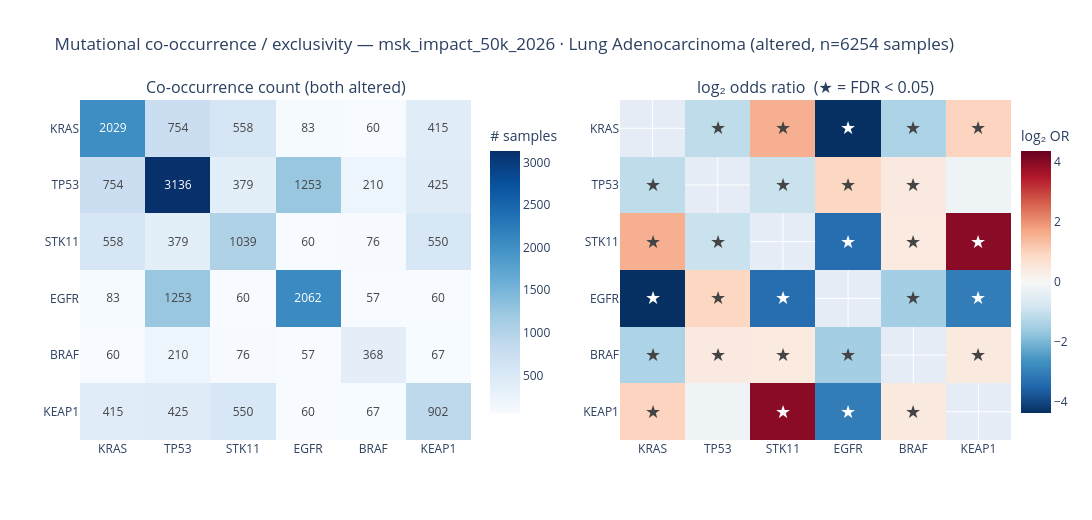

The notebook cell this image was saved under:
### Markdown cell above
## 4. Side-by-side heatmaps (counts + significance-colored odds ratio)

### Code cell
def cooccurrence_figure(count, log2or, qval, study_id, cancer_type, n, unit="patients",
                        alterations="mutation", sig=0.05):
    title_ct = cancer_type or "whole study"
    star = qval.map(lambda q: "★" if (pd.notna(q) and q < sig) else "")

    fig = make_subplots(rows=1, cols=2, horizontal_spacing=0.16,
                        subplot_titles=(f"Co-occurrence count (both {alterations})",
                                        f"log₂ odds ratio  (★ = FDR < {sig})"))
    # left: raw counts
    fig.add_trace(go.Heatmap(
        z=count.values, x=count.columns.tolist(), y=count.index.tolist(),
        colorscale="Blues", text=count.values.astype(int), texttemplate="%{text}",
        colorbar=dict(title=f"# {unit}", x=0.43, len=0.9),
        hovertemplate="%{x} & %{y}<br>both = %{z}<extra></extra>"), row=1, col=1)
    # right: log2 OR, diverging & zero-centered; red = co-occur, blue = exclusive
    fig.add_trace(go.Heatmap(
        z=log2or.values, x=log2or.columns.tolist(), y=log2or.index.tolist(),
        colorscale="RdBu_r", zmid=0, text=star.values, texttemplate="%{text}",
        textfont=dict(size=18),
        customdata=np.dstack([count.values, qval.values]),
        colorbar=dict(title="log₂ OR", x=1.0, len=0.9),
        hovertemplate="%{x} & %{y}<br>log2 OR = %{z:.2f}<br>both = %{customdata[0]:.0f}"
                      "<br>q = %{customdata[1]:.3g}<extra></extra>"), row=1, col=2)

    fig.update_layout(height=520, width=1180,
                      title_text=f"Mutational co-occurrence / exclusivity — {study_id} · {title_ct} "
                                 f"({alterations}, n={n} {unit})")
    fig.update_yaxes(autorange="reversed")
    return fig

cooccurrence_figure(count, log2or, qval, STUDY_ID, CANCER_TYPE, n_units,
                    unit=unit, alterations=ALTERATIONS).show()

### Figure 1 — Plotly figure (JSON) as saved in the notebook; plotly's stock layout.template omitted (floating-point values rounded to 4 significant figures)
{"data": [{"colorbar": {"len": 0.9, "title": {"text": "# samples"}, "x": 0.43}, "colorscale": [[0, "rgb(247,251,255)"], [0.125, "rgb(222,235,247)"], [0.25, "rgb(198,219,239)"], [0.375, "rgb(158,202,225)"], [0.5, "rgb(107,174,214)"], [0.625, "rgb(66,146,198)"], [0.75, "rgb(33,113,181)"], [0.875, "rgb(8,81,156)"], [1, "rgb(8,48,107)"]], "hovertemplate": "%{x} & %{y}<br>both = %{z}<extra></extra>", "text": [[2029, 754, 558, 83, 60, 415], [754, 3136, 379, 1253, 210, 425], [558, 379, 1039, 60, 76, 550], [83, 1253, 60, 2062, 57, 60], [60, 210, 76, 57, 368, 67], [415, 425, 550, 60, 67, 902]], "texttemplate": "%{text}", "type": "heatmap", "x": ["KRAS", "TP53", "STK11", "EGFR", "BRAF", "KEAP1"], "xaxis": "x", "y": ["KRAS", "TP53", "STK11", "EGFR", "BRAF", "KEAP1"], "yaxis": "y", "z": [[2029.0, 754.0, 558.0, 83.0, 60.0, 415.0], [754.0, 3136.0, 379.0, 1253.0, 210.0, 425.0], [558.0, 379.0, 1039.0, 60.0, 76.0, 550.0], [83.0, 1253.0, 60.0, 2062.0, 57.0, 60.0], [60.0, 210.0, 76.0, 57.0, 368.0, 67.0], [415.0, 425.0, 550.0, 60.0, 67.0, 902.0]]}, {"colorbar": {"len": 0.9, "title": {"text": "log₂ OR"}, "x": 1}, "colorscale": [[0, "rgb(5,48,97)"], [0.1, "rgb(33,102,172)"], [0.2, "rgb(67,147,195)"], [0.3, "rgb(146,197,222)"], [0.4, "rgb(209,229,240)"], [0.5, "rgb(247,247,247)"], [0.6, "rgb(253,219,199)"], [0.7, "rgb(244,165,130)"], [0.8, "rgb(214,96,77)"], [0.9, "rgb(178,24,43)"], [1, "rgb(103,0,31)"]], "customdata": [2029.0, NaN, 754.0, 8.678e-46, 558.0, 3.388e-54, 83.0, 5.723e-304, 60.0, 1.255e-12, 415.0, 7.657e-20, 754.0, 8.678e-46, 3136.0, NaN, 379.0, 7.931e-22, 1253.0, 7.287e-32, 210.0, 0.00893, 425.0, 0.05192, 558.0, 3.388e-54, 379.0, 7.931e-22, 1039.0, NaN, 60.0, 3.455e-115, 76.0, 0.04138, 550.0, 3.997e-250, 83.0, 5.723e-304, 1253.0, 7.287e-32, 60.0, 3.455e-115, 2062.0, NaN, 57.0, 1.251e-14, 60.0, 1.431e-90, 60.0, 1.255e-12, 210.0, 0.00893, 76.0, 0.04138, 57.0, 1.251e-14, 368.0, NaN, 67.0, 0.04138, 415.0, 7.657e-20, 425.0, 0.05192, 550.0, 3.997e-250, 60.0, 1.431e-90, 67.0, 0.04138, 902.0, NaN], "hovertemplate": "%{x} & %{y}<br>log2 OR = %{z:.2f}<br>both = %{customdata[0]:.0f}<br>q = %{customdata[1]:.3g}<extra></extra>", "text": [["", "★", "★", "★", "★", "★"], ["★", "", "★", "★", "★", ""], ["★", "★", "", "★", "★", "★"], ["★", "★", "★", "", "★", "★"], ["★", "★", "★", "★", "", "★"], ["★", "", "★", "★", "★", ""]], "textfont": {"size": 18}, "texttemplate": "%{text}", "type": "heatmap", "x": ["KRAS", "TP53", "STK11", "EGFR", "BRAF", "KEAP1"], "xaxis": "x2", "y": ["KRAS", "TP53", "STK11", "EGFR", "BRAF", "KEAP1"], "yaxis": "y2", "z": [[NaN, -1.128, 1.562, -4.369, -1.368, 0.9808], [-1.128, NaN, -0.9659, 0.9254, 0.4271, -0.2043], [1.562, -0.9659, NaN, -3.346, 0.412, 3.958], [-4.369, 0.9254, -3.346, NaN, -1.495, -3.068], [-1.368, 0.4271, 0.412, -1.495, NaN, 0.4292], [0.9808, -0.2043, 3.958, -3.068, 0.4292, NaN]], "zmid": 0}], "layout": {"annotations": [{"font": {"size": 16}, "showarrow": false, "text": "Co-occurrence count (both altered)", "x": 0.21, "xanchor": "center", "xref": "paper", "y": 1, "yanchor": "bottom", "yref": "paper"}, {"font": {"size": 16}, "showarrow": false, "text": "log₂ odds ratio  (★ = FDR < 0.05)", "x": 0.79, "xanchor": "center", "xref": "paper", "y": 1, "yanchor": "bottom", "yref": "paper"}], "height": 520, "title": {"text": "Mutational co-occurrence / exclusivity — msk_impact_50k_2026 · Lung Adenocarcinoma (altered, n=6254 samples)"}, "width": 1180, "xaxis": {"anchor": "y", "domain": [0, 0.42]}, "xaxis2": {"anchor": "y2", "domain": [0.58, 1]}, "yaxis": {"anchor": "x", "autorange": "reversed", "domain": [0, 1]}, "yaxis2": {"anchor": "x2", "autorange": "reversed", "domain": [0, 1]}}}
